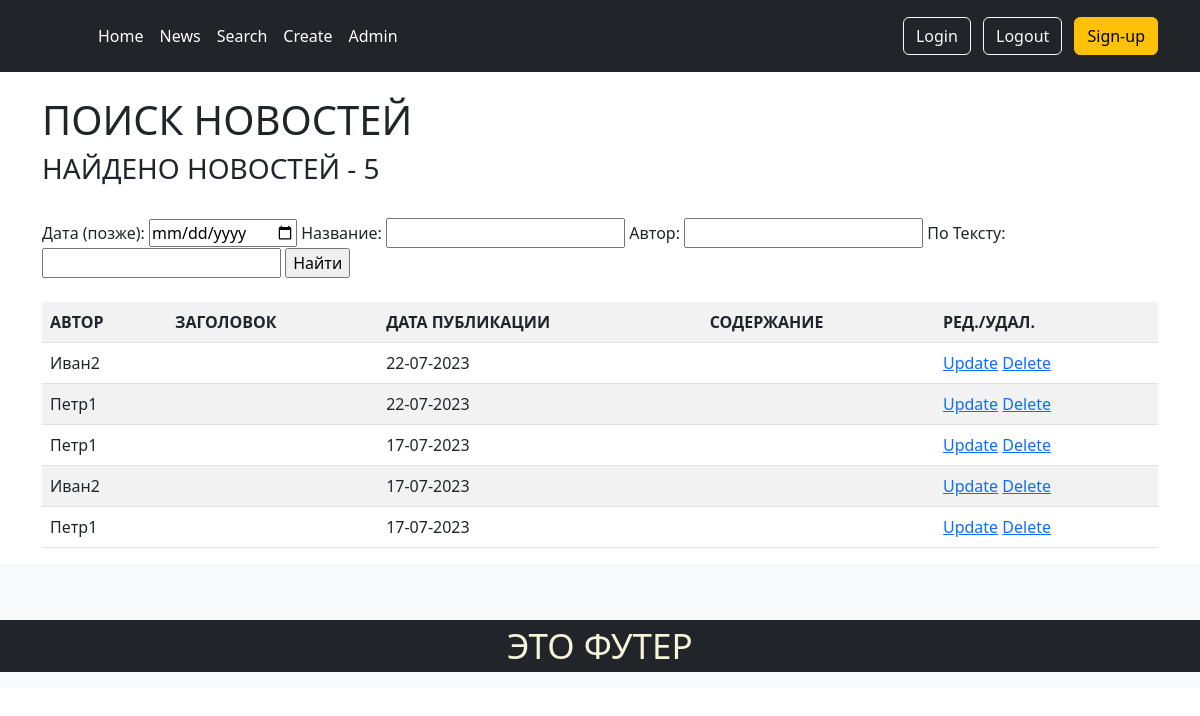
The page /news/search/ on the database as committed earlier.
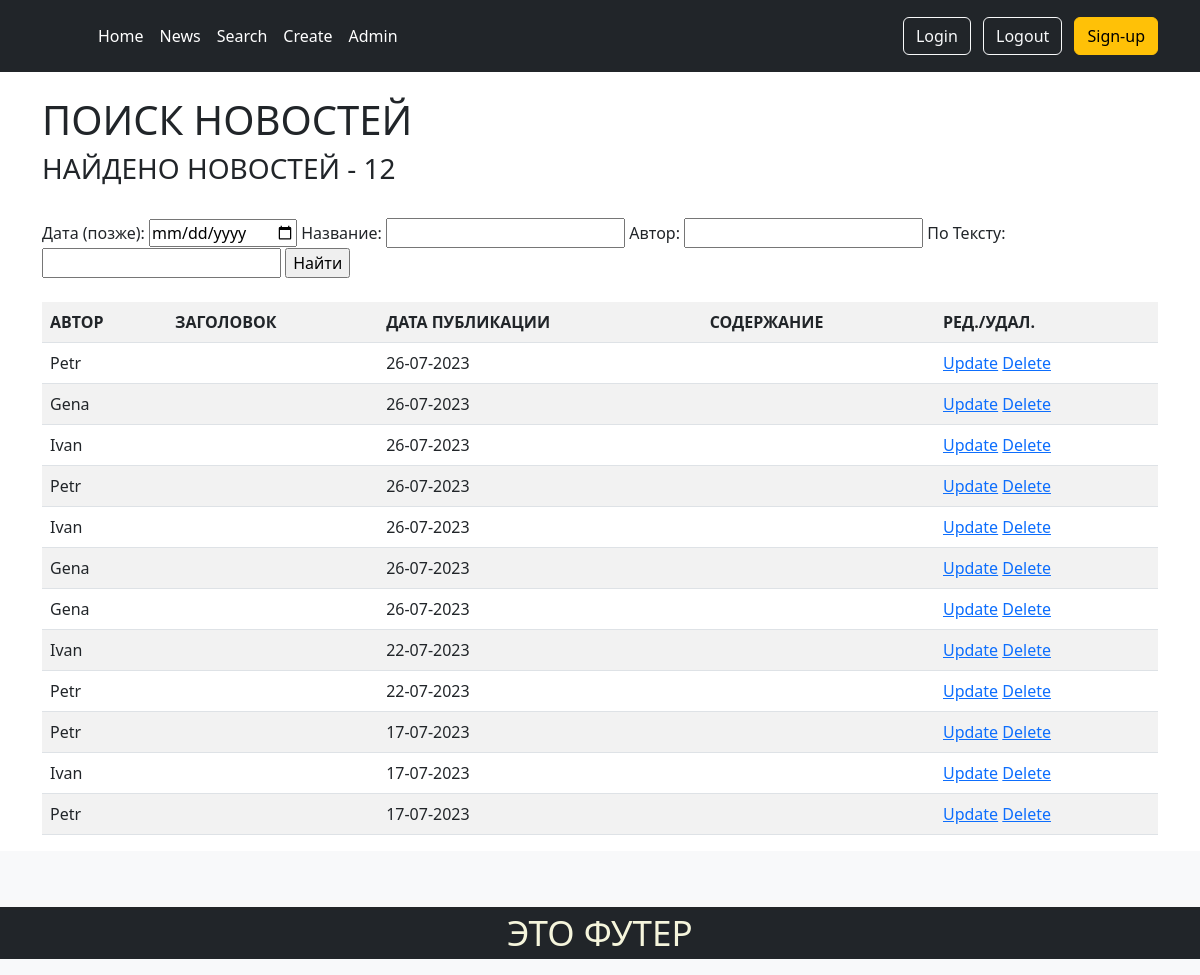
The same page on the database as committed later.
### news/models.py (models this page shows, shortened)
class Post(models.Model):
    author = models.ForeignKey(Author, on_delete=models.CASCADE)
    NEWS = 'NW'
    ARTICLE = 'AR'
    CATEGORY_CHOICES = (
        (NEWS, 'Новость'),
        (ARTICLE, 'Статья'),
    )
    categoryType = models.CharField(
        max_length=2, choices=CATEGORY_CHOICES, default=ARTICLE)
    dateCreation = models.DateTimeField(auto_now_add=True)
    postCategory = models.ManyToManyField(Category, through='PostCategory')
    title = models.CharField(max_length=128)
    text = models.TextField()
    rating = models.SmallIntegerField(default=0)
    def preview(self):
        return self.text[:124] + '...'

class Author(models.Model):
    authorUser = models.OneToOneField(User, on_delete=models.CASCADE)
    ratingAuthor = models.SmallIntegerField(default=0)

### news/views.py (the view)
# urls.py: path('search/', PostSearch.as_view(), name='post_search'),
class PostSearch(ListView):
    model = Post
    template_name = 'news/post_search.html'
    context_object_name = 'posts_search'
    ordering = ['-dateCreation']
    def get_context_data(self, **kwargs):
        context = super().get_context_data(**kwargs)
        context['filter'] = PostFilter(
            self.request.GET, queryset=self.get_queryset())
        return context

### news/templatetags/custom_filters.py (called while the page is built)
@register.filter(name='censor')
def censor(value):
    custom_badwords = ['нехорошие слова']
    profanity.add_censor_words(custom_badwords)
    censored = profanity.censor(value, '*$')
    return censored

### news/templates/news/post_search.html (shortened to what this page needs)
{% extends 'layout/default.html' %}
{%load custom_filters%}
{% block content %}
<br>
<h1>ПОИСК НОВОСТЕЙ</h1>
<h3>НАЙДЕНО НОВОСТЕЙ - {{filter.qs|length}}</h3>
<br>
{% if posts_search %}
<form method="GET">
   {{ filter.form }}
   <input type="submit" value="Найти">
</form>
<br>
<table class="table table-striped">
   <tr>
      <th scope="col">АВТОР</th>
      <th scope="col">ЗАГОЛОВОК</th>
      <th scope="col">ДАТА ПУБЛИКАЦИИ</th>
      <th scope="col">СОДЕРЖАНИЕ</th>
      <th scope="col">РЕД./УДАЛ.</th>
   </tr>
   {% for i in filter.qs %}
   <tr>
      <td>{{ i.author.authorUser.username }}</td>
      <td><a href="{% url 'news:second_post_detail' i.id %}">{{ i.title|censor }}</a></td>
      <td>{{ i.dateCreation|date:'d-m-Y'}}</td>
      <td>{{ i.preview|truncatechars:50|censor}}</td>
      <td>
         <a href="{% url 'news:post_update' i.id %}">Update</a>
         <a href="{% url 'news:post_delete' i.id %}">Delete</a>
      </td>
   </tr>
   {% endfor %}
</table>
{%else%}
<h1>НОВОСТЕЙ - нету!!!</h1>
{%endif%}
{% endblock content %}

### templates/layout/default.html (shortened to what this page needs)
<!DOCTYPE html>
<html lang="en">
<head>
   <link href="https://cdn.jsdelivr.net/npm/bootstrap@5.3.0/dist/css/bootstrap.min.css" rel="stylesheet"
>
   <link rel="stylesheet" href="https://cdnjs.cloudflare.com/ajax/libs/font-awesome/5.15.4/css/all.min.css">
</head>
<body>
   {% include './parts/header.html' %}
   <div class="container">
      {% block content %}
      {% endblock content %}
   </div>
   {% include './parts/footer.html' %}
</body>
</html>

### templates/layout/parts/header.html
<header class="p-3 text-bg-dark">
   <div class="container">
      <div class="d-flex flex-wrap align-items-center justify-content-center justify-content-lg-start">
         <a href="/" class="d-flex align-items-center mb-2 mb-lg-0 text-white text-decoration-none">
            <svg class="bi me-2" width="40" height="32" role="img" aria-label="Bootstrap">
               <use xlink:href="#bootstrap" />
            </svg>
         </a>
         <ul class="nav col-12 col-lg-auto me-lg-auto mb-2 justify-content-center mb-md-0">
            <li><a href="/" class="nav-link px-2 text-white">Home</a></li>
            <li><a href="/news" class="nav-link px-2 text-white">News</a></li>
            <li><a href="/news/search" class="nav-link px-2 text-white">Search</a></li>
            <li><a href="/news/add" class="nav-link px-2 text-white">Create</a></li>
            <li><a href="/admin" class="nav-link px-2 text-white">Admin</a></li>
         </ul>
         <div class="text-end">
            <a href="/accounts/login" class="btn btn-outline-light me-2">Login</a>
            <a href="/sign/logout" class="btn btn-outline-light me-2">Logout</a>
            <a href="/sign/signup" class="btn btn-warning">Sign-up</a>
         </div>
      </div>
   </div>
</header>

### templates/layout/parts/footer.html
<footer class="footer mt-auto py-3 bg-light">
   <div class="container"
      style="font-size: 35px; background-color: #212529; margin-top: 5vh; min-width: 100%; text-align: center;">
      <span class="text-muted" style="color: beige !important;">ЭТО ФУТЕР</span>
   </div>
</footer>

Rows that differ between the two databases and show on the page:
added Post: author.authorUser.username "Petr", dateCreation "26-07-2023"
added Post: author.authorUser.username "Gena", dateCreation "26-07-2023"
added Post: author.authorUser.username "Ivan", dateCreation "26-07-2023"
added Post: author.authorUser.username "Petr", dateCreation "26-07-2023"
added Post: author.authorUser.username "Ivan", dateCreation "26-07-2023"
added Post: author.authorUser.username "Gena", dateCreation "26-07-2023"
added Post: author.authorUser.username "Gena", dateCreation "26-07-2023"
changed through a linked row, Post (number 8 of 12 on the later page): author.authorUser.username "Иван2" → "Ivan"
changed through a linked row, Post (number 9 of 12 on the later page): author.authorUser.username "Петр1" → "Petr"
changed through a linked row, Post (number 10 of 12 on the later page): author.authorUser.username "Петр1" → "Petr"
changed through a linked row, Post (number 11 of 12 on the later page): author.authorUser.username "Иван2" → "Ivan"
changed through a linked row, Post (number 12 of 12 on the later page): author.authorUser.username "Петр1" → "Petr"
Other text that changed with them:
{{ filter.qs|length }}: "5" → "12"
